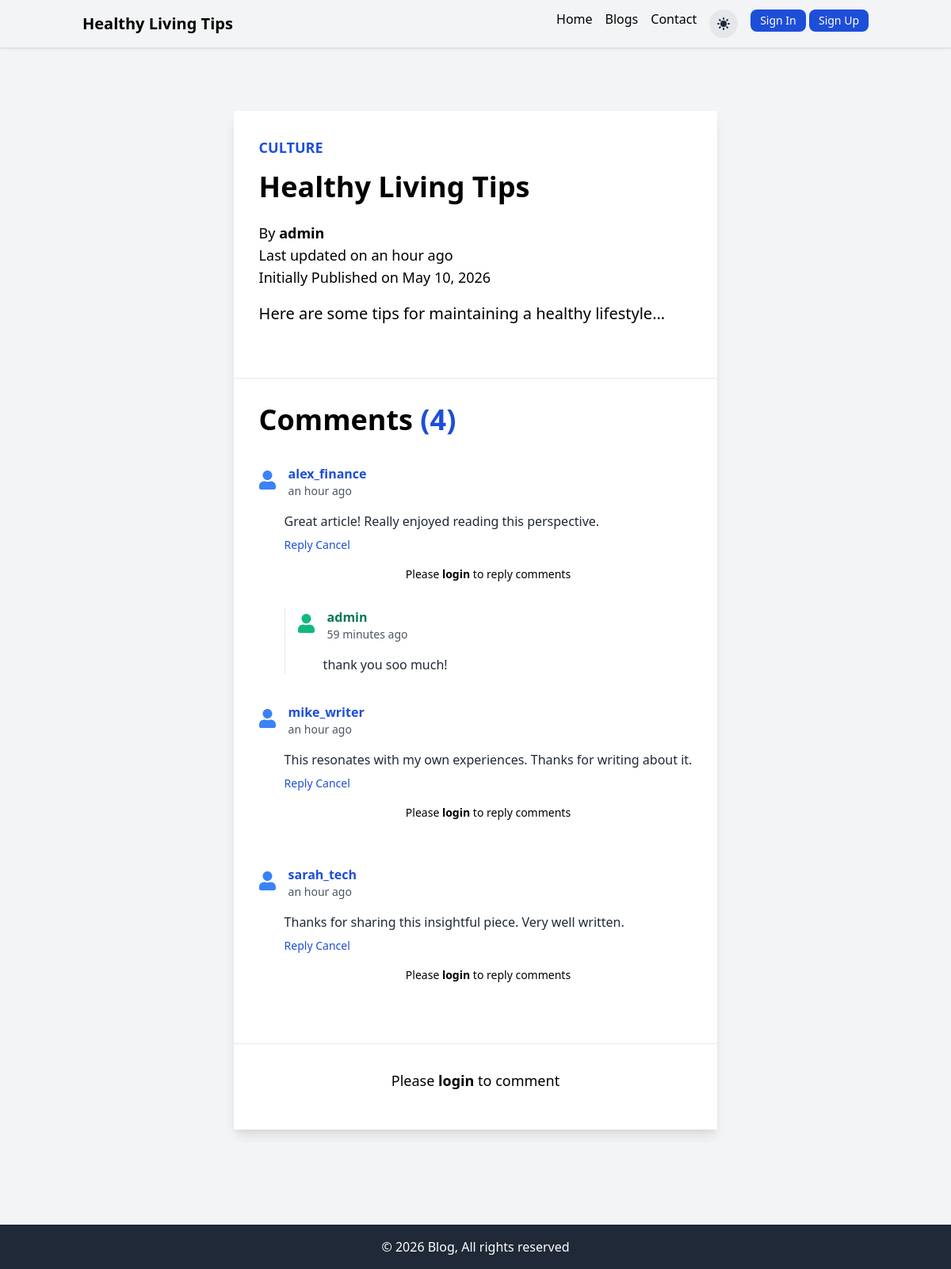
Screenshot of /blog/blogpost/healthy-living-tips/ with the database file from the repository.
### blog/models.py (models this page shows, shortened)
class Post(models.Model):
    b_no = models.AutoField(primary_key=True)
    title = models.CharField(max_length=200)
    slug = models.SlugField(unique=True, blank=True)
    content = models.TextField()
    author = models.ForeignKey(User, on_delete=models.CASCADE)
    created_at = models.DateTimeField(auto_now_add=True)
    updated_at = models.DateTimeField(auto_now=True)
    category = models.CharField(max_length=50)

class Comment(models.Model):
    c_no = models.AutoField(primary_key=True)
    post = models.ForeignKey(Post, on_delete=models.CASCADE)
    content = models.TextField()
    user = models.ForeignKey(User, on_delete=models.CASCADE)
    parent = models.ForeignKey('self', on_delete=models.CASCADE, null=True)
    created_at = models.DateTimeField(auto_now_add=True)

### blog/views.py (the view)
# urls.py: path('blogpost/<slug:slug>/', views.singleb, name='singleb_slug'),
def singleb(request, slug):
  post = Post.objects.get(slug=slug)
  comments = Comment.objects.filter(post=post, parent = None)
  counts = Comment.objects.filter(post=post).count()
  comment_dict = {}
  for comment in comments:
      comment_dict[comment] = Comment.objects.filter(parent=comment)
  contents = {
      'post': post,
      'comment_dict': comment_dict,
      'user': request.user,
      'counts': counts,
  }
  return render(request, 'blog/singleb.html', contents)

### templates/blog/singleb.html (shortened to what this page needs)
{% extends 'boilerplate.html'%}
{% block header %}{{post.title}}{% endblock %}
{% block main %}
{% load humanize %}
<div class="container mx-auto sm:px-4 py-8 px-0">
    <section class="w-full flex flex-col items-center px-0 overflow-x-hidden">
        <article class="flex flex-col bg-white dark:bg-gray-500 shadow-lg my-4 max-w-full lg:max-w-2xl xl:max-w-3xl mx-auto">
            <div class="flex flex-col justify-between sm:p-8 p-1 h-full">
                <a href="#" class="text-blue-700 text-lg font-bold uppercase pb-4">{{ post.category }}</a>
                <h1 class="text-4xl font-extrabold hover:text-gray-700 pb-6">{{ post.title }}</h1>
                <p class="text-lg pb-4">
                    By <a href="#" class="font-semibold hover:text-gray-800">{{ post.author.username }}</a> <br>
                    Last updated on {{ post.updated_at| naturaltime }} <br>
                    Initially Published on {{ post.created_at|date:"M d, Y" }}
                </p>
                <div class="text-xl text-justify leading-relaxed pb-8">
                    {{ post.content|safe }}
                </div>
            </div>
            <hr>
            <div class="flex flex-col justify-between sm:p-8 p-1 h-full">
                <h1 class="text-4xl font-extrabold hover:text-gray-700 pb-6">Comments
                    {% if counts > 0 %}
                        <span class='font-semibold text-blue-700'>({{ counts }})</span>
                    {% endif %}
                </h1>
                {% for comment, replies in comment_dict.items %}
                <div class="flex flex-col space-y-2 my-3">
                    <div class="flex items-center">
                        <div class="flex-shrink-0">
                            <i class="fas fa-user text-blue-500 text-2xl"></i>
                        </div>
                        <div class="ml-4">
                            <p class="font-bold text-blue-700">{{ comment.user.username }}</p>
                            <p class="text-sm text-gray-600">{{ comment.created_at|naturaltime }}</p>
                        </div>
                    </div>
                    <div class="ml-8">
                        <p class="mt-2 text-gray-800">{{ comment.content }}</p>
                        <button @click="open = !open" class="mt-2 text-sm text-blue-700 hover:underline">
                            <span x-show="!open">Reply</span>
                            <span x-show="open">Cancel</span>
                        </button>
                        <div x-show="open" class="mt-4 space-y-4">
                            {% if user.is_authenticated %}
                            <form action="{% url 'blog:comment' %}" method="post">
                                {% csrf_token %}
                                <textarea id="content" name="content" class="shadow appearance-none border rounded w-full py-3 px-4 text-gray-700 leading-tight focus:outline-none focus:shadow-outline" placeholder="Write your reply..." required></textarea>
                                <input type="hidden" name="post_slug" value="{{ post.slug }}">
                                <input type="hidden" name="parentc_no" value="{{ comment.c_no }}">
                                <button type="submit" class="bg-blue-500 hover:bg-blue-700 text-white font-bold py-2 px-6 rounded focus:outline-none focus:shadow-outline mt-2">
                                    Submit Reply
                                </button>
                            </form>
                            {% else %}
                                <div>
                                    <p class="text-sm text-center pb-4">
                                        Please <a href="{% url 'home:login' %}" class="font-semibold hover:text-gray-800">login</a> to reply comments
                                    </p>
                                </div>
                            {% endif %}
                        </div>
                        <div class="mt-4 pl-4 border-l">
                            {% for reply in replies %}
                                <div class="flex flex-col space-y-2 my-3">
                                    <div class="flex items-center">
                                        <div class="flex-shrink-0">
                                            <i class="fas fa-user text-green-500 text-2xl"></i>
                                        </div>
                                        <div class="ml-4">
                                            <p class="font-bold text-green-700">{{ reply.user.username }}</p>
                                            <p class="text-sm text-gray-600">{{ reply.created_at|naturaltime }}</p>
                                        </div>
                                    </div>
                                    <div class="ml-8">
                                        <p class="mt-2 text-gray-800">{{ reply.content }}</p>
                                    </div>
                                </div>
                            {% endfor %}
                        </div>
                    </div>
                </div>
                {% endfor %}
            </div>
            <hr>
            <div class="flex flex-col justify-between sm:p-8 p-1 h-full">
                {% if user.is_authenticated %}
                    <p class="text-lg pb-4">
                        Post comment here
                    </p>
                    <div class="text-xl text-justify leading-relaxed pb-8">
                        <form action = "{% url 'blog:comment' %}" method='post'>
                            {% csrf_token %}
                            <textarea id="content" name="content" class="dark:bg-gray-600 shadow appearance-none border rounded w-full py-3 px-4 text-gray-700 text-lg leading-tight focus:outline-none focus:shadow-outline" required></textarea>
                                <input type="hidden" name="post_slug" value='{{ post.slug }}'>
                            <input type="hidden" name='parentc_no' value=''>
                                <button type="submit" class="bg-blue-500 hover:bg-blue-700 text-white font-bold py-3 px-6 rounded focus:outline-none focus:shadow-outline">Submit</button>
                        </form>
                    </div>
                {% else %}
                    <div>
                        <h4 class="text-lg text-center pb-4">
                            Please <a href="{% url 'home:login' %}" class="font-semibold hover:text-gray-800">login</a> to comment
                        </h4>
                    </div>
                {% endif %}
            </div>
        </article>
    </section>
</div>
{% endblock %}

### rows the page displays
Post: title "Healthy Living Tips", category "CULTURE", author.username "admin", updated_at "an hour ago", created_at "May 10, 2026", content "Here are some tips for maintaining a healthy lifestyle..."
Comment: user.username "alex_finance", created_at "an hour ago", content "Great article! Really enjoyed reading this perspective."
Comment: user.username "admin", created_at "59 minutes ago", content "thank you soo much!"
Comment: user.username "mike_writer", created_at "an hour ago", content "This resonates with my own experiences. Thanks for writing about it."
Comment: user.username "sarah_tech", created_at "an hour ago", content "Thanks for sharing this insightful piece. Very well written."

### other values shown
{{ counts }} "4"
